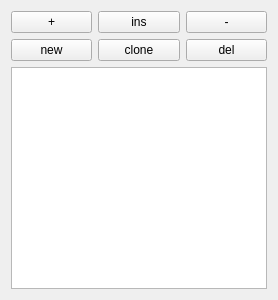
<?xml version="1.0" encoding="UTF-8"?>
<ui version="4.0">
 <class>PatternManager</class>
 <widget class="QWidget" name="PatternManager">
  <property name="geometry">
   <rect>
    <x>0</x>
    <y>0</y>
    <width>278</width>
    <height>300</height>
   </rect>
  </property>
  <property name="windowTitle">
   <string>Form</string>
  </property>
  <layout class="QVBoxLayout" name="verticalLayout">
   <item>
    <layout class="QGridLayout" name="gridLayout">
     <item row="0" column="1">
      <widget class="QPushButton" name="insButton">
       <property name="text">
        <string>ins</string>
       </property>
      </widget>
     </item>
     <item row="0" column="2">
      <widget class="QPushButton" name="minusButton">
       <property name="text">
        <string>-</string>
       </property>
      </widget>
     </item>
     <item row="0" column="0">
      <widget class="QPushButton" name="addButton">
       <property name="text">
        <string>+</string>
       </property>
      </widget>
     </item>
     <item row="1" column="0">
      <widget class="QPushButton" name="newButton">
       <property name="text">
        <string>new</string>
       </property>
      </widget>
     </item>
     <item row="1" column="1">
      <widget class="QPushButton" name="cloneButton">
       <property name="text">
        <string>clone</string>
       </property>
      </widget>
     </item>
     <item row="1" column="2">
      <widget class="QPushButton" name="delButton">
       <property name="text">
        <string>del</string>
       </property>
      </widget>
     </item>
    </layout>
   </item>
   <item>
    <widget class="QListWidget" name="patternList"/>
   </item>
  </layout>
 </widget>
 <tabstops>
  <tabstop>addButton</tabstop>
  <tabstop>insButton</tabstop>
  <tabstop>minusButton</tabstop>
  <tabstop>newButton</tabstop>
  <tabstop>cloneButton</tabstop>
  <tabstop>delButton</tabstop>
  <tabstop>patternList</tabstop>
 </tabstops>
 <resources/>
 <connections/>
</ui>
